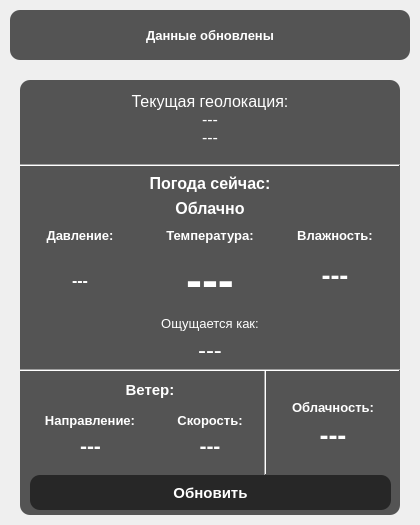
      <widget class="QWidget" name="monitoring">
       <property name="styleSheet">
        <string notr="true"/>
       </property>
       <attribute name="title">
        <string>Мониторинг</string>
       </attribute>
       <layout class="QVBoxLayout" name="verticalLayout_2" stretch="0">
        <property name="spacing">
         <number>0</number>
        </property>
        <property name="sizeConstraint">
         <enum>QLayout::SetDefaultConstraint</enum>
        </property>
        <property name="leftMargin">
         <number>0</number>
        </property>
        <property name="topMargin">
         <number>0</number>
        </property>
        <property name="rightMargin">
         <number>0</number>
        </property>
        <property name="bottomMargin">
         <number>0</number>
        </property>
        <item>
         <widget class="QStackedWidget" name="background_1">
          <property name="autoFillBackground">
           <bool>false</bool>
          </property>
          <property name="styleSheet">
           <string notr="true">QStackedWidget{background-image: url('C:/Users/sasak/PycharmProjects/10_class_predprof/weather-photos/background/cloudy.png'); background-repeat: no-repeat; background-position: bottom; border-radius: 10%; background-width:700}</string>
          </property>
          <widget class="QWidget" name="stackedWidgetPage1">
           <layout class="QGridLayout" name="gridLayout_2" rowstretch="0,0,0" columnstretch="0">
            <property name="sizeConstraint">
             <enum>QLayout::SetDefaultConstraint</enum>
            </property>
            <property name="leftMargin">
             <number>10</number>
            </property>
            <property name="topMargin">
             <number>10</number>
            </property>
            <property name="rightMargin">
             <number>10</number>
            </property>
            <property name="bottomMargin">
             <number>10</number>
            </property>
            <property name="horizontalSpacing">
             <number>30</number>
            </property>
            <property name="verticalSpacing">
             <number>5</number>
            </property>
            <item row="2" column="0" alignment="Qt::AlignHCenter|Qt::AlignVCenter">
             <widget class="QGroupBox" name="groupBox">
              <property name="minimumSize">
               <size>
                <width>400</width>
                <height>450</height>
               </size>
              </property>
              <property name="font">
               <font>
                <kerning>true</kerning>
               </font>
              </property>
              <property name="autoFillBackground">
               <bool>false</bool>
              </property>
              <property name="styleSheet">
               <string notr="true">QGroupBox{border:r}</string>
              </property>
              <property name="title">
               <string/>
              </property>
              <widget class="QLabel" name="pressure">
               <property name="geometry">
                <rect>
                 <x>10</x>
                 <y>190</y>
                 <width>120</width>
                 <height>51</height>
                </rect>
               </property>
               <property name="font">
                <font>
                 <pointsize>12</pointsize>
                 <weight>75</weight>
                 <bold>true</bold>
                </font>
               </property>
               <property name="styleSheet">
                <string notr="true">QLabel{color:white}</string>
               </property>
               <property name="text">
                <string>---</string>
               </property>
               <property name="alignment">
                <set>Qt::AlignCenter</set>
               </property>
              </widget>
              <widget class="QLabel" name="label_geo">
               <property name="geometry">
                <rect>
                 <x>10</x>
                 <y>15</y>
                 <width>380</width>
                 <height>78</height>
                </rect>
               </property>
               <property name="font">
                <font>
                 <pointsize>12</pointsize>
                 <weight>50</weight>
                 <bold>false</bold>
                </font>
               </property>
               <property name="styleSheet">
                <string notr="true">QLabel{color:white}</string>
               </property>
               <property name="text">
                <string>Текущая геолокация:
---
---</string>
               </property>
               <property name="alignment">
                <set>Qt::AlignCenter</set>
               </property>
              </widget>
              <widget class="QLabel" name="temperature">
               <property name="geometry">
                <rect>
                 <x>10</x>
                 <y>175</y>
                 <width>380</width>
                 <height>80</height>
                </rect>
               </property>
               <property name="font">
                <font>
                 <pointsize>36</pointsize>
                 <weight>75</weight>
                 <bold>true</bold>
                </font>
               </property>
               <property name="styleSheet">
                <string notr="true">QLabel{color:white}</string>
               </property>
               <property name="text">
                <string>---</string>
               </property>
               <property name="alignment">
                <set>Qt::AlignCenter</set>
               </property>
              </widget>
              <widget class="QLabel" name="label3">
               <property name="geometry">
                <rect>
                 <x>130</x>
                 <y>160</y>
                 <width>140</width>
                 <height>20</height>
                </rect>
               </property>
               <property name="font">
                <font>
                 <pointsize>10</pointsize>
                 <weight>75</weight>
                 <bold>true</bold>
                </font>
               </property>
               <property name="styleSheet">
                <string notr="true">QLabel{color:white}</string>
               </property>
               <property name="text">
                <string>Температура:</string>
               </property>
               <property name="alignment">
                <set>Qt::AlignCenter</set>
               </property>
              </widget>
              <widget class="QLabel" name="label5">
               <property name="geometry">
                <rect>
                 <x>20</x>
                 <y>160</y>
                 <width>100</width>
                 <height>20</height>
                </rect>
               </property>
               <property name="font">
                <font>
                 <pointsize>10</pointsize>
                 <weight>75</weight>
                 <bold>true</bold>
                </font>
               </property>
               <property name="styleSheet">
                <string notr="true">QLabel{color:white}</string>
               </property>
               <property name="text">
                <string>Давление:</string>
               </property>
               <property name="alignment">
                <set>Qt::AlignCenter</set>
               </property>
              </widget>
              <widget class="Line" name="line_3">
               <property name="geometry">
                <rect>
                 <x>10</x>
                 <y>95</y>
                 <width>380</width>
                 <height>10</height>
                </rect>
               </property>
               <property name="orientation">
                <enum>Qt::Horizontal</enum>
               </property>
              </widget>
              <widget class="QLabel" name="label6_2">
               <property name="geometry">
                <rect>
                 <x>263</x>
                 <y>327</y>
                 <width>120</width>
                 <height>30</height>
                </rect>
               </property>
               <property name="font">
                <font>
                 <pointsize>10</pointsize>
                 <weight>75</weight>
                 <bold>true</bold>
                </font>
               </property>
               <property name="styleSheet">
                <string notr="true">QLabel{color:white}</string>
               </property>
               <property name="text">
                <string>Облачность:</string>
               </property>
               <property name="alignment">
                <set>Qt::AlignCenter</set>
               </property>
              </widget>
              <widget class="QLabel" name="label2">
               <property name="geometry">
                <rect>
                 <x>270</x>
                 <y>160</y>
                 <width>110</width>
                 <height>20</height>
                </rect>
               </property>
               <property name="font">
                <font>
                 <pointsize>10</pointsize>
                 <weight>75</weight>
                 <bold>true</bold>
                </font>
               </property>
               <property name="styleSheet">
                <string notr="true">QLabel{color:white}</string>
               </property>
               <property name="text">
                <string>Влажность:</string>
               </property>
               <property name="alignment">
                <set>Qt::AlignCenter</set>
               </property>
              </widget>
              <widget class="QLabel" name="label7">
               <property name="geometry">
                <rect>
                 <x>10</x>
                 <y>340</y>
                 <width>140</width>
                 <height>30</height>
                </rect>
               </property>
               <property name="font">
                <font>
                 <pointsize>10</pointsize>
                 <weight>75</weight>
                 <bold>true</bold>
                </font>
               </property>
               <property name="styleSheet">
                <string notr="true">QLabel{color:white}</string>
               </property>
               <property name="text">
                <string>Направление:</string>
               </property>
               <property name="alignment">
                <set>Qt::AlignCenter</set>
               </property>
              </widget>
              <widget class="Line" name="line_2">
               <property name="geometry">
                <rect>
                 <x>250</x>
                 <y>305</y>
                 <width>10</width>
                 <height>105</height>
                </rect>
               </property>
               <property name="orientation">
                <enum>Qt::Vertical</enum>
               </property>
              </widget>
              <widget class="QLabel" name="label1">
               <property name="geometry">
                <rect>
                 <x>-180</x>
                 <y>108</y>
                 <width>760</width>
                 <height>20</height>
                </rect>
               </property>
               <property name="font">
                <font>
                 <pointsize>12</pointsize>
                 <weight>75</weight>
                 <bold>true</bold>
                </font>
               </property>
               <property name="styleSheet">
                <string notr="true">QLabel{color:white}</string>
               </property>
               <property name="text">
                <string>Погода сейчас:</string>
               </property>
               <property name="alignment">
                <set>Qt::AlignCenter</set>
               </property>
              </widget>
              <widget class="Line" name="line">
               <property name="geometry">
                <rect>
                 <x>10</x>
                 <y>300</y>
                 <width>380</width>
                 <height>10</height>
                </rect>
               </property>
               <property name="orientation">
                <enum>Qt::Horizontal</enum>
               </property>
              </widget>
              <widget class="QLabel" name="label4">
               <property name="geometry">
                <rect>
                 <x>-180</x>
                 <y>250</y>
                 <width>760</width>
                 <height>16</height>
                </rect>
               </property>
               <property name="font">
                <font>
                 <pointsize>10</pointsize>
                 <weight>50</weight>
                 <bold>false</bold>
                </font>
               </property>
               <property name="styleSheet">
                <string notr="true">QLabel{color:white}</string>
               </property>
               <property name="text">
                <string>Ощущается как:</string>
               </property>
               <property name="alignment">
                <set>Qt::AlignCenter</set>
               </property>
              </widget>
              <widget class="QLabel" name="cloudness">
               <property name="geometry">
                <rect>
                 <x>263</x>
                 <y>350</y>
                 <width>120</width>
                 <height>40</height>
                </rect>
               </property>
               <property name="minimumSize">
                <size>
                 <width>0</width>
                 <height>0</height>
                </size>
               </property>
               <property name="font">
                <font>
                 <pointsize>20</pointsize>
                 <weight>75</weight>
                 <bold>true</bold>
                </font>
               </property>
               <property name="styleSheet">
                <string notr="true">QLabel{color:white}</string>
               </property>
               <property name="text">
                <string>---</string>
               </property>
               <property name="alignment">
                <set>Qt::AlignCenter</set>
               </property>
              </widget>
              <widget class="QLabel" name="wind_direction">
               <property name="geometry">
                <rect>
                 <x>0</x>
                 <y>360</y>
                 <width>161</width>
                 <height>40</height>
                </rect>
               </property>
               <property name="font">
                <font>
                 <pointsize>16</pointsize>
                 <weight>75</weight>
                 <bold>true</bold>
                </font>
               </property>
               <property name="styleSheet">
                <string notr="true">QLabel{color:white}</string>
               </property>
               <property name="text">
                <string>---</string>
               </property>
               <property name="alignment">
                <set>Qt::AlignCenter</set>
               </property>
              </widget>
              <widget class="QLabel" name="humidity">
               <property name="geometry">
                <rect>
                 <x>270</x>
                 <y>190</y>
                 <width>110</width>
                 <height>40</height>
                </rect>
               </property>
               <property name="font">
                <font>
                 <pointsize>20</pointsize>
                 <weight>75</weight>
                 <bold>true</bold>
                </font>
               </property>
               <property name="styleSheet">
                <string notr="true">QLabel{color:white}</string>
               </property>
               <property name="text">
                <string>---</string>
               </property>
               <property name="alignment">
                <set>Qt::AlignCenter</set>
               </property>
              </widget>
              <widget class="QLabel" name="wind_speed">
               <property name="geometry">
                <rect>
                 <x>150</x>
                 <y>360</y>
                 <width>100</width>
                 <height>40</height>
                </rect>
               </property>
               <property name="font">
                <font>
                 <pointsize>16</pointsize>
                 <weight>75</weight>
                 <bold>true</bold>
                </font>
               </property>
               <property name="styleSheet">
                <string notr="true">QLabel{color:white}</string>
               </property>
               <property name="text">
                <string>---</string>
               </property>
               <property name="alignment">
                <set>Qt::AlignCenter</set>
               </property>
              </widget>
              <widget class="QLabel" name="label0">
               <property name="geometry">
                <rect>
                 <x>10</x>
                 <y>15</y>
                 <width>380</width>
                 <height>435</height>
                </rect>
               </property>
               <property name="styleSheet">
                <string notr="true">QLabel{ background-color: rgba(20, 20, 20, 180); border-radius: 10%;}</string>
               </property>
               <property name="text">
                <string/>
               </property>
              </widget>
              <widget class="QLabel" name="label6">
               <property name="geometry">
                <rect>
                 <x>70</x>
                 <y>310</y>
                 <width>140</width>
                 <height>30</height>
                </rect>
               </property>
               <property name="font">
                <font>
                 <pointsize>11</pointsize>
                 <weight>75</weight>
                 <bold>true</bold>
                </font>
               </property>
               <property name="styleSheet">
                <string notr="true">QLabel{color:white}</string>
               </property>
               <property name="text">
                <string>Ветер:</string>
               </property>
               <property name="alignment">
                <set>Qt::AlignCenter</set>
               </property>
              </widget>
              <widget class="QLabel" name="temperature_like">
               <property name="geometry">
                <rect>
                 <x>10</x>
                 <y>270</y>
                 <width>380</width>
                 <height>30</height>
                </rect>
               </property>
               <property name="font">
                <font>
                 <pointsize>18</pointsize>
                 <weight>50</weight>
                 <bold>false</bold>
                </font>
               </property>
               <property name="styleSheet">
                <string notr="true">QLabel{color:white}</string>
               </property>
               <property name="text">
                <string>---</string>
               </property>
               <property name="alignment">
                <set>Qt::AlignCenter</set>
               </property>
              </widget>
              <widget class="QLabel" name="label8">
               <property name="geometry">
                <rect>
                 <x>150</x>
                 <y>340</y>
                 <width>100</width>
                 <height>30</height>
                </rect>
               </property>
               <property name="font">
                <font>
                 <pointsize>10</pointsize>
                 <weight>75</weight>
                 <bold>true</bold>
                </font>
               </property>
               <property name="styleSheet">
                <string notr="true">QLabel{color:white}</string>
               </property>
               <property name="text">
                <string>Скорость:</string>
               </property>
               <property name="alignment">
                <set>Qt::AlignCenter</set>
               </property>
              </widget>
              <widget class="QLabel" name="weather_label">
               <property name="geometry">
                <rect>
                 <x>10</x>
                 <y>133</y>
                 <width>380</width>
                 <height>20</height>
                </rect>
               </property>
               <property name="font">
                <font>
                 <pointsize>12</pointsize>
                 <weight>75</weight>
                 <bold>true</bold>
                </font>
               </property>
               <property name="styleSheet">
                <string notr="true">QLabel{color:white}</string>
               </property>
               <property name="text">
                <string>Облачно</string>
               </property>
               <property name="alignment">
                <set>Qt::AlignCenter</set>
               </property>
              </widget>
              <widget class="QPushButton" name="update_weather">
               <property name="geometry">
                <rect>
                 <x>20</x>
                 <y>410</y>
                 <width>361</width>
                 <height>35</height>
                </rect>
               </property>
               <property name="minimumSize">
                <size>
                 <width>200</width>
                 <height>35</height>
                </size>
               </property>
               <property name="maximumSize">
                <size>
                 <width>400</width>
                 <height>35</height>
                </size>
               </property>
               <property name="font">
                <font>
                 <pointsize>11</pointsize>
                 <weight>75</weight>
                 <bold>true</bold>
                </font>
               </property>
               <property name="styleSheet">
                <string notr="true">QPushButton{ background-color: rgba(20, 20, 20, 180); border-radius: 10%;color: white }</string>
               </property>
               <property name="text">
                <string>Обновить</string>
               </property>
              </widget>
              <zorder>label0</zorder>
              <zorder>pressure</zorder>
              <zorder>label_geo</zorder>
              <zorder>temperature</zorder>
              <zorder>label3</zorder>
              <zorder>label5</zorder>
              <zorder>line_3</zorder>
              <zorder>label6_2</zorder>
              <zorder>label2</zorder>
              <zorder>label7</zorder>
              <zorder>line_2</zorder>
              <zorder>label1</zorder>
              <zorder>line</zorder>
              <zorder>label4</zorder>
              <zorder>cloudness</zorder>
              <zorder>wind_direction</zorder>
              <zorder>humidity</zorder>
              <zorder>wind_speed</zorder>
              <zorder>label6</zorder>
              <zorder>temperature_like</zorder>
              <zorder>label8</zorder>
              <zorder>weather_label</zorder>
              <zorder>update_weather</zorder>
             </widget>
            </item>
            <item row="1" column="0">
             <widget class="QLabel" name="label_update">
              <property name="minimumSize">
               <size>
                <width>400</width>
                <height>50</height>
               </size>
              </property>
              <property name="maximumSize">
               <size>
                <width>400</width>
                <height>50</height>
               </size>
              </property>
              <property name="font">
               <font>
                <pointsize>10</pointsize>
                <weight>75</weight>
                <bold>true</bold>
               </font>
              </property>
              <property name="styleSheet">
               <string notr="true">QLabel{ background-color: rgba(20, 20, 20, 180); border-radius: 10%;color: white }</string>
              </property>
              <property name="text">
               <string>Данные обновлены</string>
              </property>
              <property name="alignment">
               <set>Qt::AlignCenter</set>
              </property>
             </widget>
            </item>
           </layout>
          </widget>
         </widget>
        </item>
       </layout>
      </widget>
